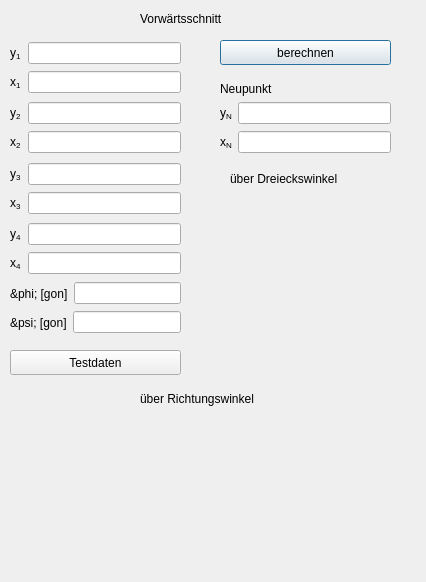
<?xml version="1.0" encoding="UTF-8"?>
<ui version="4.0">
 <class>vorwaertsschnitt_gui</class>
 <widget class="QDialog" name="vorwaertsschnitt_gui">
  <property name="geometry">
   <rect>
    <x>0</x>
    <y>0</y>
    <width>426</width>
    <height>582</height>
   </rect>
  </property>
  <property name="windowTitle">
   <string>Vorwärtsschnitt</string>
  </property>
  <widget class="QWidget" name="layoutWidget_5">
   <property name="geometry">
    <rect>
     <x>10</x>
     <y>129</y>
     <width>171</width>
     <height>27</height>
    </rect>
   </property>
   <layout class="QHBoxLayout" name="horizontalLayout_4">
    <item>
     <widget class="QLabel" name="x2">
      <property name="text">
       <string>x&lt;sub&gt;2&lt;/sub&gt;</string>
      </property>
     </widget>
    </item>
    <item>
     <widget class="QLineEdit" name="lineEdit_x2"/>
    </item>
   </layout>
  </widget>
  <widget class="QPushButton" name="umrechnen">
   <property name="geometry">
    <rect>
     <x>220</x>
     <y>40</y>
     <width>171</width>
     <height>25</height>
    </rect>
   </property>
   <property name="text">
    <string>berechnen</string>
   </property>
  </widget>
  <widget class="QWidget" name="layoutWidget_7">
   <property name="geometry">
    <rect>
     <x>10</x>
     <y>100</y>
     <width>171</width>
     <height>27</height>
    </rect>
   </property>
   <layout class="QHBoxLayout" name="horizontalLayout_3">
    <item>
     <widget class="QLabel" name="y1_2">
      <property name="text">
       <string>y&lt;sub&gt;2&lt;/sub&gt;</string>
      </property>
     </widget>
    </item>
    <item>
     <widget class="QLineEdit" name="lineEdit_y2"/>
    </item>
   </layout>
  </widget>
  <widget class="QLabel" name="label">
   <property name="geometry">
    <rect>
     <x>140</x>
     <y>10</y>
     <width>151</width>
     <height>17</height>
    </rect>
   </property>
   <property name="text">
    <string>Vorwärtsschnitt</string>
   </property>
  </widget>
  <widget class="QWidget" name="layoutWidget_4">
   <property name="geometry">
    <rect>
     <x>10</x>
     <y>69</y>
     <width>171</width>
     <height>27</height>
    </rect>
   </property>
   <layout class="QHBoxLayout" name="horizontalLayout_2">
    <item>
     <widget class="QLabel" name="x1">
      <property name="text">
       <string>x&lt;sub&gt;1&lt;/sub&gt;</string>
      </property>
      <property name="textFormat">
       <enum>Qt::MarkdownText</enum>
      </property>
     </widget>
    </item>
    <item>
     <widget class="QLineEdit" name="lineEdit_x1"/>
    </item>
   </layout>
  </widget>
  <widget class="QPushButton" name="test_1np">
   <property name="geometry">
    <rect>
     <x>10</x>
     <y>350</y>
     <width>171</width>
     <height>25</height>
    </rect>
   </property>
   <property name="text">
    <string>Testdaten</string>
   </property>
  </widget>
  <widget class="QWidget" name="layoutWidget_6">
   <property name="geometry">
    <rect>
     <x>10</x>
     <y>40</y>
     <width>171</width>
     <height>27</height>
    </rect>
   </property>
   <layout class="QHBoxLayout" name="horizontalLayout">
    <item>
     <widget class="QLabel" name="y1">
      <property name="text">
       <string>&lt;html&gt;&lt;head/&gt;&lt;body&gt;&lt;p&gt;y&lt;span style=&quot; vertical-align:sub;&quot;&gt;1&lt;/span&gt;&lt;/p&gt;&lt;/body&gt;&lt;/html&gt;</string>
      </property>
     </widget>
    </item>
    <item>
     <widget class="QLineEdit" name="lineEdit_y1"/>
    </item>
   </layout>
  </widget>
  <widget class="QLabel" name="label_2">
   <property name="geometry">
    <rect>
     <x>220</x>
     <y>80</y>
     <width>91</width>
     <height>17</height>
    </rect>
   </property>
   <property name="text">
    <string>Neupunkt</string>
   </property>
  </widget>
  <widget class="QWidget" name="layoutWidget_8">
   <property name="geometry">
    <rect>
     <x>10</x>
     <y>190</y>
     <width>171</width>
     <height>27</height>
    </rect>
   </property>
   <layout class="QHBoxLayout" name="horizontalLayout_5">
    <item>
     <widget class="QLabel" name="x2_2">
      <property name="text">
       <string>x&lt;sub&gt;3&lt;/sub&gt;</string>
      </property>
     </widget>
    </item>
    <item>
     <widget class="QLineEdit" name="lineEdit_x3"/>
    </item>
   </layout>
  </widget>
  <widget class="QWidget" name="layoutWidget_9">
   <property name="geometry">
    <rect>
     <x>10</x>
     <y>161</y>
     <width>171</width>
     <height>27</height>
    </rect>
   </property>
   <layout class="QHBoxLayout" name="horizontalLayout_6">
    <item>
     <widget class="QLabel" name="y3">
      <property name="text">
       <string>y&lt;sub&gt;3&lt;/sub&gt;</string>
      </property>
     </widget>
    </item>
    <item>
     <widget class="QLineEdit" name="lineEdit_y3"/>
    </item>
   </layout>
  </widget>
  <widget class="QWidget" name="layoutWidget_10">
   <property name="geometry">
    <rect>
     <x>10</x>
     <y>250</y>
     <width>171</width>
     <height>27</height>
    </rect>
   </property>
   <layout class="QHBoxLayout" name="horizontalLayout_7">
    <item>
     <widget class="QLabel" name="x2_3">
      <property name="text">
       <string>x&lt;sub&gt;4&lt;/sub&gt;</string>
      </property>
     </widget>
    </item>
    <item>
     <widget class="QLineEdit" name="lineEdit_x4"/>
    </item>
   </layout>
  </widget>
  <widget class="QWidget" name="layoutWidget_11">
   <property name="geometry">
    <rect>
     <x>10</x>
     <y>221</y>
     <width>171</width>
     <height>27</height>
    </rect>
   </property>
   <layout class="QHBoxLayout" name="horizontalLayout_8">
    <item>
     <widget class="QLabel" name="y1_4">
      <property name="text">
       <string>y&lt;sub&gt;4&lt;/sub&gt;</string>
      </property>
     </widget>
    </item>
    <item>
     <widget class="QLineEdit" name="lineEdit_y4"/>
    </item>
   </layout>
  </widget>
  <widget class="QWidget" name="layoutWidget_12">
   <property name="geometry">
    <rect>
     <x>10</x>
     <y>280</y>
     <width>171</width>
     <height>27</height>
    </rect>
   </property>
   <layout class="QHBoxLayout" name="horizontalLayout_9">
    <item>
     <widget class="QLabel" name="y1_5">
      <property name="text">
       <string>&amp;phi; [gon]</string>
      </property>
      <property name="textFormat">
       <enum>Qt::MarkdownText</enum>
      </property>
     </widget>
    </item>
    <item>
     <widget class="QLineEdit" name="lineEdit_phi"/>
    </item>
   </layout>
  </widget>
  <widget class="QWidget" name="layoutWidget_13">
   <property name="geometry">
    <rect>
     <x>10</x>
     <y>309</y>
     <width>171</width>
     <height>27</height>
    </rect>
   </property>
   <layout class="QHBoxLayout" name="horizontalLayout_10">
    <item>
     <widget class="QLabel" name="x2_4">
      <property name="text">
       <string>&amp;psi; [gon]</string>
      </property>
      <property name="textFormat">
       <enum>Qt::MarkdownText</enum>
      </property>
     </widget>
    </item>
    <item>
     <widget class="QLineEdit" name="lineEdit_psi"/>
    </item>
   </layout>
  </widget>
  <widget class="QWidget" name="layoutWidget_14">
   <property name="geometry">
    <rect>
     <x>220</x>
     <y>100</y>
     <width>171</width>
     <height>27</height>
    </rect>
   </property>
   <layout class="QHBoxLayout" name="horizontalLayout_11">
    <item>
     <widget class="QLabel" name="y1_6">
      <property name="text">
       <string>&lt;html&gt;&lt;head/&gt;&lt;body&gt;&lt;p&gt;y&lt;span style=&quot; vertical-align:sub;&quot;&gt;N&lt;/span&gt;&lt;/p&gt;&lt;/body&gt;&lt;/html&gt;</string>
      </property>
     </widget>
    </item>
    <item>
     <widget class="QLineEdit" name="lineEdit_yn"/>
    </item>
   </layout>
  </widget>
  <widget class="QWidget" name="layoutWidget_15">
   <property name="geometry">
    <rect>
     <x>220</x>
     <y>129</y>
     <width>171</width>
     <height>27</height>
    </rect>
   </property>
   <layout class="QHBoxLayout" name="horizontalLayout_12">
    <item>
     <widget class="QLabel" name="x1_2">
      <property name="text">
       <string>&lt;html&gt;&lt;head/&gt;&lt;body&gt;&lt;p&gt;x&lt;span style=&quot; vertical-align:sub;&quot;&gt;N&lt;/span&gt;&lt;/p&gt;&lt;/body&gt;&lt;/html&gt;</string>
      </property>
      <property name="textFormat">
       <enum>Qt::MarkdownText</enum>
      </property>
     </widget>
    </item>
    <item>
     <widget class="QLineEdit" name="lineEdit_xn"/>
    </item>
   </layout>
  </widget>
  <widget class="QLabel" name="label_vorwaertsschnitt">
   <property name="geometry">
    <rect>
     <x>230</x>
     <y>200</y>
     <width>191</width>
     <height>171</height>
    </rect>
   </property>
   <property name="text">
    <string/>
   </property>
  </widget>
  <widget class="QLabel" name="label_vorwaertsschnitt2">
   <property name="geometry">
    <rect>
     <x>20</x>
     <y>410</y>
     <width>391</width>
     <height>161</height>
    </rect>
   </property>
   <property name="text">
    <string/>
   </property>
  </widget>
  <widget class="QLabel" name="label_3">
   <property name="geometry">
    <rect>
     <x>230</x>
     <y>170</y>
     <width>171</width>
     <height>17</height>
    </rect>
   </property>
   <property name="text">
    <string>über Dreieckswinkel</string>
   </property>
  </widget>
  <widget class="QLabel" name="label_4">
   <property name="geometry">
    <rect>
     <x>140</x>
     <y>390</y>
     <width>171</width>
     <height>17</height>
    </rect>
   </property>
   <property name="text">
    <string>über Richtungswinkel</string>
   </property>
  </widget>
 </widget>
 <resources/>
 <connections/>
</ui>
